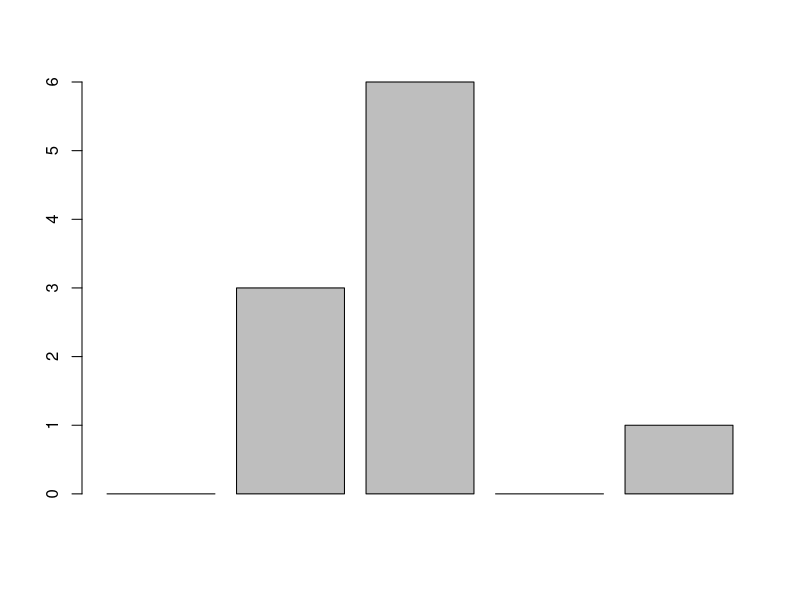

Reproduce this figure in R.
m<-2^13;
a<-113;
b<-91;
x<-70;
p<-c(0.05,0.25,0.45,0.15,0.10);
c<-cumsum(p);
sum<-0;
sqsum<-0;
freq<-array(0,5);
for(i in 1:10)
{
	x<-(a*x+b)%%m;
	u<-as.double(x)/m;
	for(j in 1:5)
		if(u<c[j])
		{
			freq[j]<-freq[j]+1;
			sum<-sum+j;
			break;
		}
}
mean<-as.double(sum)/10;
for(i in 1:5)
	sqsum<-sqsum+freq[i]*(mean-i)^2;
var<-as.double(sqsum)/10;
cat("Mean : ",mean,"\n");
cat("Variance : ",var,"\n");
png("plot3a.png");
barplot(freq);
dev.off();
